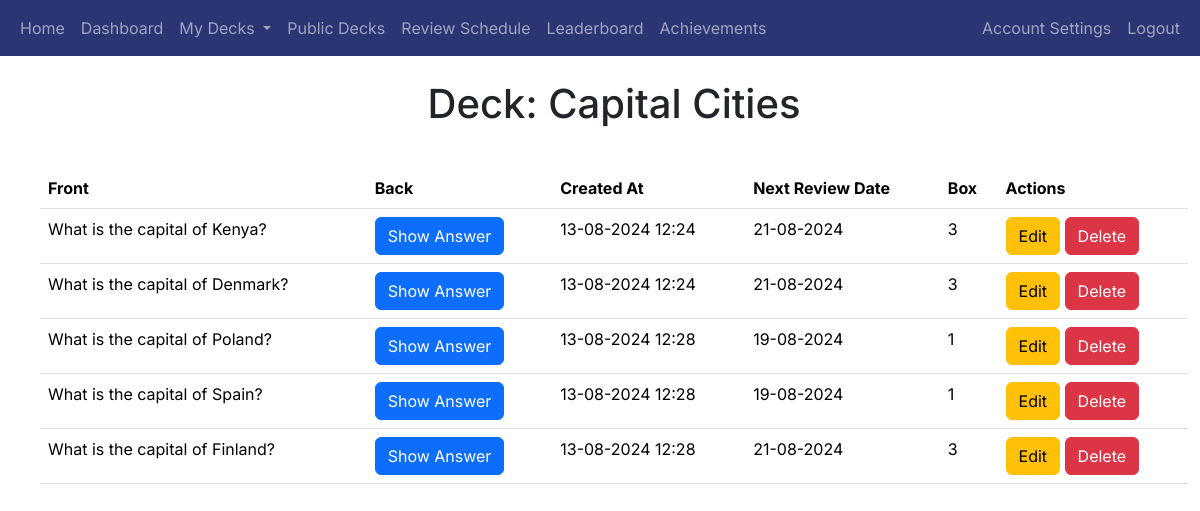
The app's page /view_deck/1 (signed in) with its own data.
### app/decks/models.py (models this page shows, shortened)
class Deck(db.Model):
    deck_id = db.Column(db.Integer, primary_key=True)
    name = db.Column(db.String(100), nullable=False)
    user_id = db.Column(db.Integer, db.ForeignKey('user.user_id'), nullable=False)
    created_at = db.Column(db.DateTime, nullable=False, default=datetime.utcnow)
    shared = db.Column(db.Boolean, default=False)
    review_start_date = db.Column(db.DateTime, nullable=True)
    cards = db.relationship('Card', backref='deck', cascade='all, delete-orphan', lazy=True)

class Card(db.Model):
    card_id = db.Column(db.Integer, primary_key=True)
    front = db.Column(db.String(255), nullable=False)
    back = db.Column(db.String(255), nullable=False)
    created_at = db.Column(db.DateTime, default=datetime.utcnow)
    next_review_date = db.Column(db.DateTime, nullable=True)
    deck_id = db.Column(db.Integer, db.ForeignKey('deck.deck_id'), nullable=False)
    box = db.Column(db.Integer, default=1)  # New field for Leitner system

### app/decks/routes.py (the view)
@decks_blueprint.route('/view_deck/<int:deck_id>')
@login_required
def view_deck(deck_id):
    deck = Deck.query.get_or_404(deck_id)
    is_owner = deck.user_id == current_user.user_id
    if not deck.shared and not is_owner:
        abort(403)  # Forbidden access if the deck is not shared and not owned by the current user
    cards = Card.query.filter_by(deck_id=deck.deck_id).all()
    return render_template('view_deck.html', deck=deck, cards=cards, is_owner=is_owner)

### app/__init__.py (called while the page is built)
@login_manager.user_loader
def load_user(user_id):
    return User.query.get(int(user_id))

### app/decks/templates/view_deck.html (shortened to what this page needs)
{% extends "base.html" %}
{% block heading %}Deck: {{ deck.name }}{% endblock %}
{% block content %}
<div class="container">
    <table class="table">
        <thead>
            <tr>
                <th scope="col">Front</th>
                <th scope="col">Back</th>
                <th scope="col">Created At</th>
                {% if is_owner %}
                <th scope="col">Next Review Date</th>
                <th scope="col">Box</th>
                <th scope="col">Actions</th>
                {% endif %}
            </tr>
        </thead>
        <tbody>
            {% for card in cards %}
                <tr>
                    <td>{{ card.front }}</td>
                    <td>
                        <button class="btn btn-primary" onclick="toggleAnswer('answer-{{ card.card_id }}')">Show Answer</button>
                    </td>
                    <td>
                        {% if is_owner %}
                            {{ card.created_at.strftime('%d-%m-%Y %H:%M') }}
                        {% else %}
                            {{ card.created_at.strftime('%d-%m-%Y') }}
                        {% endif %}
                    </td>
                    {% if is_owner %}
                        <td>
                            {% if card.next_review_date %}
                                {{ card.next_review_date.strftime('%d-%m-%Y') }}
                            {% else %}
                                N/A
                            {% endif %}
                        </td>
                    <td>{{ card.box }}</td>
                    <td>
                        <a href="{{ url_for('decks.edit_card', card_id=card.card_id) }}" class="btn btn-warning">Edit</a>
                        <button class="btn btn-danger" onclick="confirmDelete('{{ url_for('decks.delete_card', card_id=card.card_id) }}')">Delete</button>
                    </td>
                    {% endif %}
                </tr>
            {% endfor %}
        </tbody>
    </table>
</div>
{% endblock %}

### app/templates/base.html (style rules this page uses)
body { font-family: 'Inter', sans-serif; }
h1, h2, h3, h4, h5, h6, p, a { font-family: 'Inter', sans-serif; }

### records on screen
Deck: name "Capital Cities"
Card: front "What is the capital of Kenya?", created_at "13-08-2024 12:24", next_review_date "21-08-2024", box "3"
Card: front "What is the capital of Denmark?", created_at "13-08-2024 12:24", next_review_date "21-08-2024", box "3"
Card: front "What is the capital of Poland?", created_at "13-08-2024 12:28", next_review_date "19-08-2024", box "1"
Card: front "What is the capital of Spain?", created_at "13-08-2024 12:28", next_review_date "19-08-2024", box "1"
Card: front "What is the capital of Finland?", created_at "13-08-2024 12:28", next_review_date "21-08-2024", box "3"
